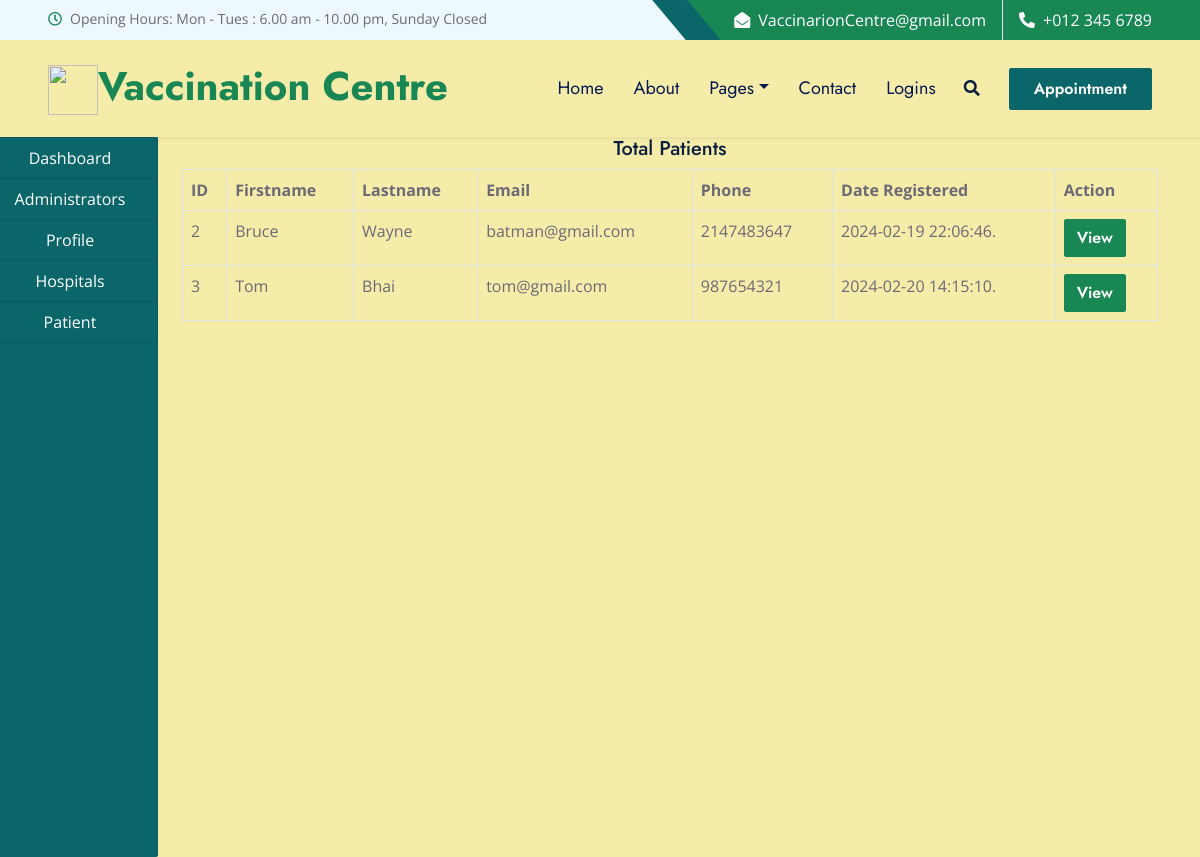
The page /admin/patient.php on the database its author committed.
### tables this page shows
CREATE TABLE `patient` (
  `id` int(50) NOT NULL,
  `firstname` varchar(50) NOT NULL,
  `lastname` varchar(50) NOT NULL,
  `phonenumber` int(50) NOT NULL,
  `email` varchar(50) NOT NULL,
  `password` varchar(50) NOT NULL,
  `date_reg` varchar(255) DEFAULT NULL,
  `profile` varchar(255) DEFAULT NULL
);

### admin/patient.php (the view, shortened to what this page needs)
<!DOCTYPE html>
<html lang="en">
<head>
    <link href="https://cdnjs.cloudflare.com/ajax/libs/font-awesome/5.10.0/css/all.min.css" rel="stylesheet">
    <link href="https://cdn.jsdelivr.net/npm/bootstrap-icons@1.4.1/font/bootstrap-icons.css" rel="stylesheet">
    <link href="../assets/lib/owlcarousel/assets/owl.carousel.min.css" rel="stylesheet">
    <link href="../assets/lib/animate/animate.min.css" rel="stylesheet">
    <link href="../assets/lib/tempusdominus/css/tempusdominus-bootstrap-4.min.css" rel="stylesheet" />
    <link href="../assets/lib/twentytwenty/twentytwenty.css" rel="stylesheet" />
    <link href="../assets/css/bootstrap.min.css" rel="stylesheet">
    <link href="../assets/css/style.css" rel="stylesheet">
</head>
<body>
    <?php
    include ("../include/header.php");
    include ("../include/connection.php");
?>
<div class="container-fluid">
    <div class="col-md-12">
        <div class="row">
            <div class="col-md-2" style="margin-left: -30px;">
                <?php
                include("sidenav.php");
                ?>
            </div>
            <div class="col-md-10">
                <h5 class="text-center">Total Patients</h5>
                <?php
            $query = "SELECT * FROM patient";
$res = mysqli_query($connect,$query);
$output = "
<table class='table table-bordered'>
<tr>
<th>ID</th>
<th>Firstname</th>
<th>Lastname</th>
<th>Email</th>
<th>Phone</th>
<th>Date Registered</th>
<th>Action</th>
</tr>
";
while ($row = mysqli_fetch_array($res)) {
    $output .= "
    <tr>
        <td>".$row['id']."</td>
        <td>".$row['firstname']."</td>
        <td>".$row['lastname']."</td>
        <td>".$row['email']."</td>
        <td>".$row['phonenumber']."</td>
        <td>".$row['date_reg'].".</td>
        <td>
        <a href='view.php?id=".$row['id']."'>
        <button class='btn btn-success'>View</button>
        </a>
        </td>
    ";
}
$output .="
</tr>
</table>";
echo $output;
?>
            </div>
        </div>
    </div>
</div>
</body>
</html>

### assets/css/style.css (style rules this page uses)
:root { --primary: #0B666A; --secondary: #F57E57; --light: #F6ECA9; --dark: #071952; }
h5, h6, .font-weight-medium { font-weight: 500 !important; }
.btn { font-family: 'Jost', sans-serif; font-weight: 600; transition: .5s; }

### rows shown on the page
patient: id "2", firstname "Bruce", lastname "Wayne", email "batman@gmail.com", phonenumber "2147483647", date_reg "2024-02-19 22:06:46"
patient: id "3", firstname "Tom", lastname "Bhai", email "tom@gmail.com", phonenumber "987654321", date_reg "2024-02-20 14:15:10"
